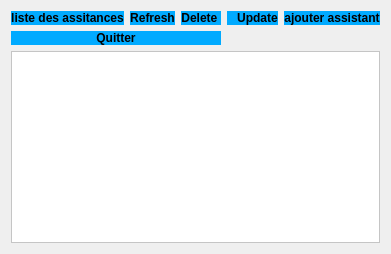
            <widget class="QWidget" name="accountsPage">
             <layout class="QGridLayout" name="gridLayout_3">
              <item row="0" column="0">
               <widget class="QPushButton" name="listeA">
                <property name="font">
                 <font>
                  <weight>75</weight>
                  <bold>true</bold>
                 </font>
                </property>
                <property name="styleSheet">
                 <string notr="true">*{
	background-color: rgb(0, 170, 255);

border-radius: 10px;
}</string>
                </property>
                <property name="text">
                 <string>liste des assitances</string>
                </property>
                <property name="icon">
                 <iconset>
                  <normaloff>../4185164.png</normaloff>../4185164.png</iconset>
                </property>
               </widget>
              </item>
              <item row="0" column="1">
               <widget class="QPushButton" name="refreshA">
                <property name="font">
                 <font>
                  <weight>75</weight>
                  <bold>true</bold>
                 </font>
                </property>
                <property name="styleSheet">
                 <string notr="true">*{
	background-color: rgb(0, 170, 255);

border-radius: 10px;
}</string>
                </property>
                <property name="text">
                 <string>Refresh</string>
                </property>
                <property name="icon">
                 <iconset>
                  <normaloff>../téléchargement.png</normaloff>../téléchargement.png</iconset>
                </property>
               </widget>
              </item>
              <item row="0" column="2">
               <widget class="QPushButton" name="deleteA">
                <property name="font">
                 <font>
                  <weight>75</weight>
                  <bold>true</bold>
                 </font>
                </property>
                <property name="styleSheet">
                 <string notr="true">*{
	background-color: rgb(0, 170, 255);

border-radius: 10px;
}</string>
                </property>
                <property name="text">
                 <string>Delete </string>
                </property>
                <property name="icon">
                 <iconset>
                  <normaloff>../fff.png</normaloff>../fff.png</iconset>
                </property>
               </widget>
              </item>
              <item row="0" column="3">
               <widget class="QPushButton" name="updateA">
                <property name="font">
                 <font>
                  <weight>75</weight>
                  <bold>true</bold>
                 </font>
                </property>
                <property name="styleSheet">
                 <string notr="true">*{
	background-color: rgb(0, 170, 255);

border-radius: 10px;
}</string>
                </property>
                <property name="text">
                 <string>   Update</string>
                </property>
                <property name="icon">
                 <iconset>
                  <normaloff>../images.png</normaloff>../images.png</iconset>
                </property>
               </widget>
              </item>
              <item row="0" column="4">
               <widget class="QPushButton" name="ajoutA">
                <property name="font">
                 <font>
                  <weight>75</weight>
                  <bold>true</bold>
                  <underline>false</underline>
                 </font>
                </property>
                <property name="styleSheet">
                 <string notr="true">*{
	background-color: rgb(0, 170, 255);

border-radius: 10px;
}</string>
                </property>
                <property name="text">
                 <string>ajouter assistant</string>
                </property>
                <property name="flat">
                 <bool>false</bool>
                </property>
               </widget>
              </item>
              <item row="1" column="0" colspan="3">
               <widget class="QPushButton" name="pushButton_18">
                <property name="font">
                 <font>
                  <weight>75</weight>
                  <bold>true</bold>
                  <underline>false</underline>
                 </font>
                </property>
                <property name="styleSheet">
                 <string notr="true">*{
	background-color: rgb(0, 170, 255);

border-radius: 10px;
}</string>
                </property>
                <property name="text">
                 <string>Quitter</string>
                </property>
                <property name="flat">
                 <bool>false</bool>
                </property>
               </widget>
              </item>
              <item row="2" column="0" colspan="5">
               <widget class="QTableView" name="viewA">
                <property name="font">
                 <font>
                  <weight>50</weight>
                  <bold>false</bold>
                 </font>
                </property>
                <property name="styleSheet">
                 <string notr="true">*{
	background-color: rgb(255, 255, 255);
color:black;
}</string>
                </property>
                <attribute name="horizontalHeaderMinimumSectionSize">
                 <number>170</number>
                </attribute>
                <attribute name="horizontalHeaderHighlightSections">
                 <bool>false</bool>
                </attribute>
               </widget>
              </item>
             </layout>
            </widget>
